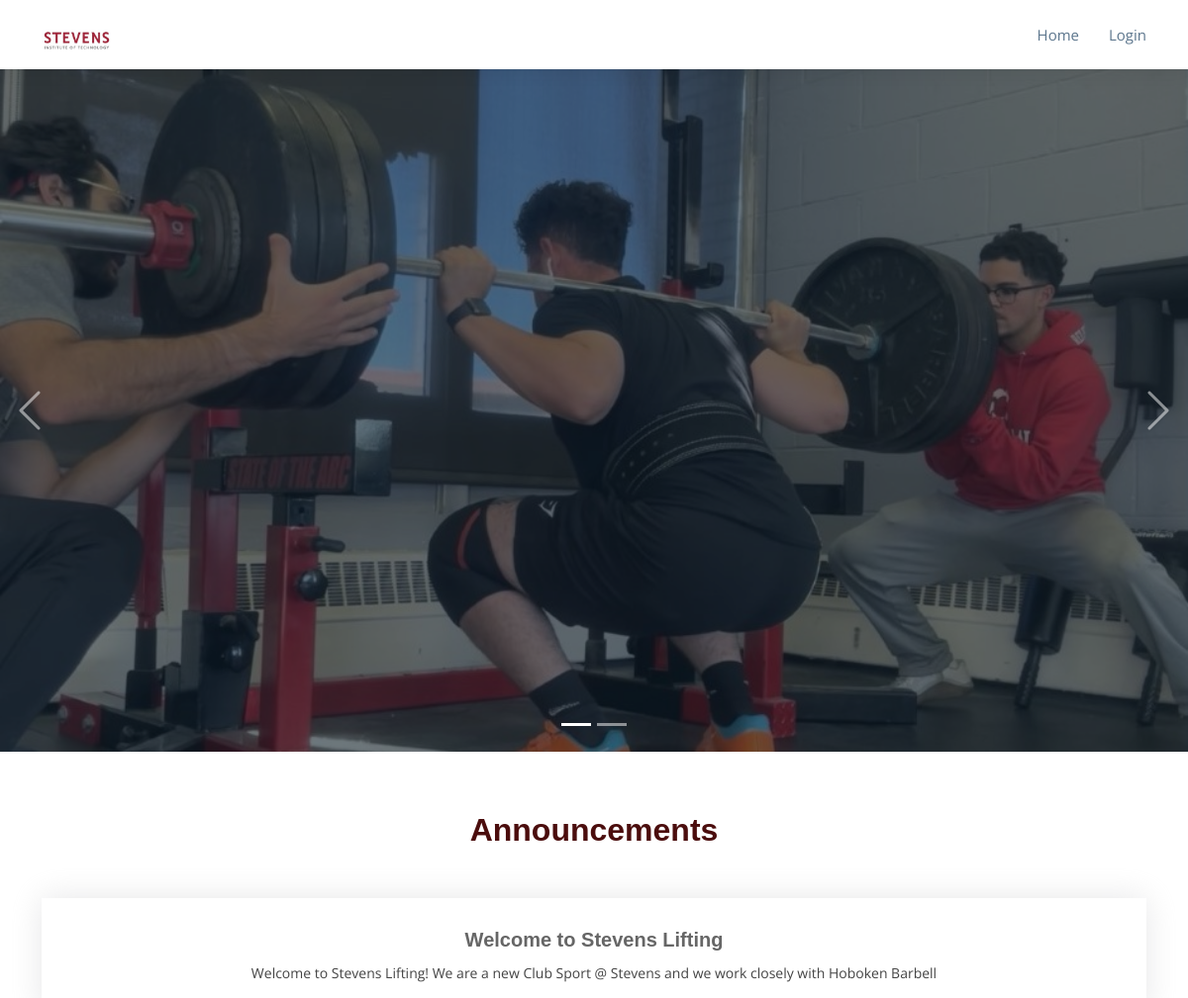
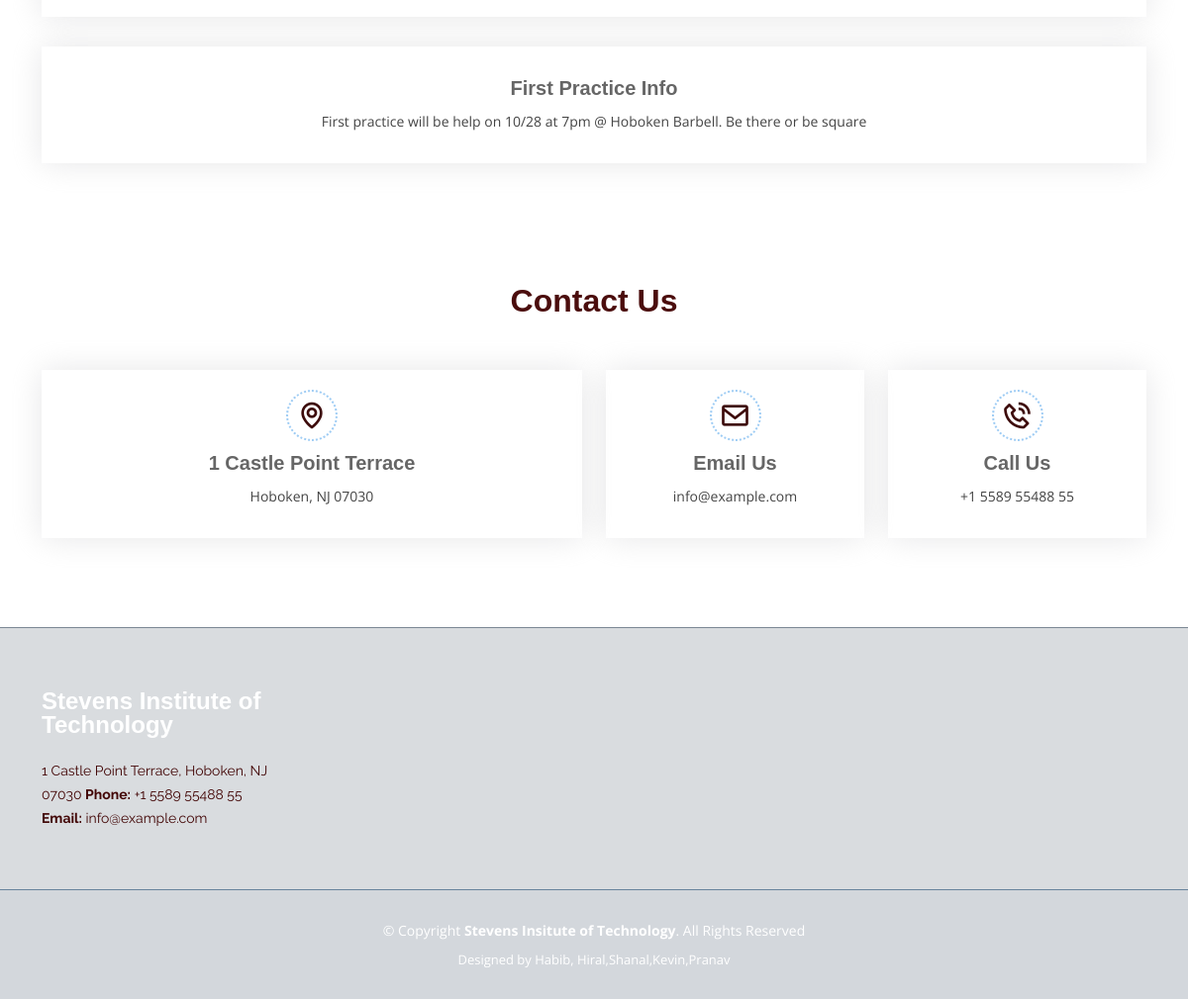
The page / on the database its author committed (2 pictures, top to bottom).
### base/models.py (models this page shows, shortened)
class Announcement(models.Model):
    title = models.CharField(null=False, max_length=255)
    body = models.TextField(null=False)
    created_date_time = models.DateTimeField(auto_now_add=True)
    updated_date_time = models.DateTimeField(auto_now=True)

### base/views.py (the view)
# urls.py: path('', views.home, name="homepage"),
def home(request):
    announcements = Announcement.objects.all()
    context = {'announcements': announcements}
    return render(request, 'base/home.html', context)

### base/templates/base/home.html (shortened to what this page needs)
{% load static %}
<!DOCTYPE html>
<html lang="en">
<head>
  <link href="{% static 'home/vendor/animate.css/animate.min.css' %}" rel="stylesheet">
  <link href="{% static 'home/vendor/aos/aos.css' %}" rel="stylesheet">
  <link href="{% static 'home/vendor/bootstrap/css/bootstrap.min.css' %}" rel="stylesheet">
  <link href="{% static 'home/vendor/bootstrap-icons/bootstrap-icons.css' %}" rel="stylesheet">
  <link href="{% static 'home/vendor/boxicons/css/boxicons.min.css' %}" rel="stylesheet">
  <link href="{% static 'home/vendor/glightbox/css/glightbox.min.css' %}" rel="stylesheet">
  <link href="{% static 'home/vendor/swiper/swiper-bundle.min.css' %}" rel="stylesheet">
  <link href="{% static 'home/css/style.css' %}" rel="stylesheet">
</head>
<body>
  <header id="header" class="d-flex align-items-center">
    <div class="container d-flex align-items-center">
      <div class="logo me-auto">
        <a href="/"><img src="{% static 'home/img/logo/logo-1.jpg' %}" alt="" class="img-fluid"></a>
      </div>
      {% include 'base/navbar.html' %}
    </div>
  </header>
  <section id="hero">
    <div class="hero-container">
      <div id="heroCarousel" class="carousel slide carousel-fade" data-bs-ride="carousel" data-bs-interval="5000">
        <ol class="carousel-indicators" id="hero-carousel-indicators"></ol>
        <div class="carousel-inner" role="listbox">
          <div class="carousel-item active" style="background-image: url('static/home/img/slide/img2.jpg');">
            <div class="carousel-container">
              <div class="carousel-content container">
                <h2 class="animate__animated animate__fadeInDown">Welcome to <span>Stevens Lifting</span></h2>
                <p class="animate__animated animate__fadeInUp"></p>
              </div>
            </div>
          </div>
          <div class="carousel-item active" style="background-image: url('static/home/img/slide/img1.jpg');">
            <div class="carousel-container">
            </div>
          </div>
        <a class="carousel-control-prev" href="#heroCarousel" role="button" data-bs-slide="prev">
          <span class="carousel-control-prev-icon bi bi-chevron-left" aria-hidden="true"></span>
        </a>
        <a class="carousel-control-next" href="#heroCarousel" role="button" data-bs-slide="next">
          <span class="carousel-control-next-icon bi bi-chevron-right" aria-hidden="true"></span>
        </a>
      </div>
    </div>
  </section>
  <main id="main">
    <section id="services" class="services">
      <div class="container">
        <div class="section-title">
          <h2>Announcements</h2>
        </div>
        {% for announcement in announcements %}
            <div class="row contact">
                <div class="col-lg-12 d-flex">
                    <div class="info-box">
                      <h3>{{announcement.title}}</h3>
                      <div class="card-body">
                        <p>{{announcement.body}}</p>
                      </div>
                    </div>
                </div>
            </div>
        {% endfor %}
      </div>
    </section>
    <section id="contact" class="contact">
      <div class="container" data-aos="fade-up">
        <div class="section-title">
          <h2>Contact Us</h2>
        </div>
        <div class="row">
          <div class="col-lg-6 d-flex" data-aos="fade-up">
            <div class="info-box">
              <i class="bx bx-map"></i>
              <h3>1 Castle Point Terrace</h3>
              <p>Hoboken, NJ 07030</p>
            </div>
          </div>
          <div class="col-lg-3 d-flex" data-aos="fade-up" data-aos-delay="100">
            <div class="info-box">
              <i class="bx bx-envelope"></i>
              <h3>Email Us</h3>
              <p>info@example.com</p>
            </div>
          </div>
          <div class="col-lg-3 d-flex" data-aos="fade-up" data-aos-delay="200">
            <div class="info-box ">
              <i class="bx bx-phone-call"></i>
              <h3>Call Us</h3>
              <p>+1 5589 55488 55</p>
            </div>
          </div>
        </div>
      </div>
    </section>
  </main>
  <footer id="footer">
    <div class="footer-top">
      <div class="container">
        <div class="row">
          <div class="col-lg-3 col-md-6 footer-info">
            <h3>Stevens Institute of Technology</h3>
            <p>
               1 Castle Point Terrace, Hoboken, NJ 07030
              <strong>Phone:</strong> +1 5589 55488 55<br>
              <strong>Email:</strong> info@example.com<br>
            </p>
            </div>
          </div>
        </div>
      </div>
    <div class="container">
      <div class="copyright">
        &copy; Copyright <strong><span>Stevens Insitute of Technology</span></strong>. All Rights Reserved
      </div>
      <div class="credits">
        Designed by Habib, Hiral,Shanal,Kevin,Pranav</a>
      </div>
    </div>
  </footer>
</body>
</html>

### base/static/home/css/style.css (style rules this page uses)
body { font-family: "Open Sans", sans-serif; color: #444; }
a { color: red; text-decoration: none; }
h1, h2, h3, h4, h5, h6, .font-primary { font-family: "Arial", sans-serif; }
#header { height: 70px; background: #fff; z-index: 997; box-shadow: 0px 5px 15px 0px rgba(0, 0, 0, 0.06); }
#header .logo img { padding: 0; margin: 0; max-height: 40px; }
.scrolled-offset { margin-top: 70px; }
#hero { width: 100%; height: calc(100vh - 110px); padding: 0; overflow: hidden; background: #000; }
#hero .carousel-item { width: 100%; height: calc(100vh - 110px); background-size: cover; background-position: top right; background-repeat: no-repeat; overflow: hidden; }
#hero .carousel-item::before { content: ""; background-color: rgba(13, 30, 45, 0.6); position: absolute; height: 100%; width: 100%; top: 0; right: 0; left: 0; bottom: 0; overflow: hidden; }
#hero .carousel-container { display: flex; justify-content: center; align-items: center; position: absolute; bottom: 0; top: 0; left: 0; right: 0; overflow: hidden; }
#hero .carousel-content { text-align: left; }
#hero h2 { color: #fff; margin-bottom: 30px; font-size: 48px; font-weight: 900; }
#hero p { width: 80%; -webkit-animation-delay: 0.4s; animation-delay: 0.4s; color: #fff; }
#hero .carousel-inner .carousel-item { transition-property: opacity; background-position: center top; }
#hero .carousel-inner .carousel-item, #hero .carousel-inner .active.carousel-item-start, #hero .carousel-inner .active.carousel-item-end { opacity: 0; }
#hero .carousel-inner .active, #hero .carousel-inner .carousel-item-next.carousel-item-start, #hero .carousel-inner .carousel-item-prev.carousel-item-end { opacity: 1; transition: 0.5s; }
#hero .carousel-control-prev, #hero .carousel-control-next { width: 10%; }
#hero .carousel-control-next-icon, #hero .carousel-control-prev-icon { background: none; font-size: 48px; line-height: 1; width: auto; height: auto; }
@media (min-width: 1024px) { #hero p { width: 60%; } }
@media (min-width: 1024px) { #hero .carousel-control-prev, #hero .carousel-control-next { width: 5%; } }
section { padding: 60px 0; overflow: hidden; }
.section-title { text-align: center; padding-bottom: 30px; }
.section-title h2 { font-size: 32px; font-weight: 600; margin-bottom: 20px; padding-bottom: 0; color: rgb(75, 13, 13); }
.services { padding-bottom: 30px; }
.contact .info-box { color: #444; text-align: center; box-shadow: 0 0 30px rgba(214, 215, 216, 0.6); padding: 20px 0 30px 0; margin-bottom: 30px; width: 100%; }
.contact .info-box i { font-size: 32px; color:rgb(61, 11, 11); border-radius: 50%; padding: 8px; border: 2px dotted #9eccf4; }
.contact .info-box h3 { font-size: 20px; color: #666; font-weight: 700; margin: 10px 0; }
.contact .info-box p { padding: 0; line-height: 24px; font-size: 14px; margin-bottom: 0; }
#footer { background: #d3d7dc; padding: 0 0 30px 0; color: #fff; font-size: 14px; }
#footer .footer-top { background: #d9dcdf; border-top: 1px solid #7b8894; border-bottom: 1px solid #67839c; padding: 60px 0 30px 0; }
#footer .footer-top .footer-info { margin-bottom: 30px; }
#footer .footer-top .footer-info h3 { font-size: 24px; margin: 0 0 20px 0; padding: 2px 0 2px 0; line-height: 1; font-weight: 700; }
#footer .footer-top .footer-info p { font-size: 14px; line-height: 24px; margin-bottom: 0; font-family: "Raleway", sans-serif; color: rgb(66, 5, 5); }
#footer .copyright { text-align: center; padding-top: 30px; }
#footer .credits { padding-top: 10px; text-align: center; font-size: 13px; color: #fff; }

### rows shown on the page
Announcement: title "Welcome to Stevens Lifting", body "Welcome to Stevens Lifting! We are a new Club Sport @ Stevens and we work closely with Hoboken Barbell"
Announcement: title "First Practice Info", body "First practice will be help on 10/28 at 7pm @ Hoboken Barbell. Be there or be square"
